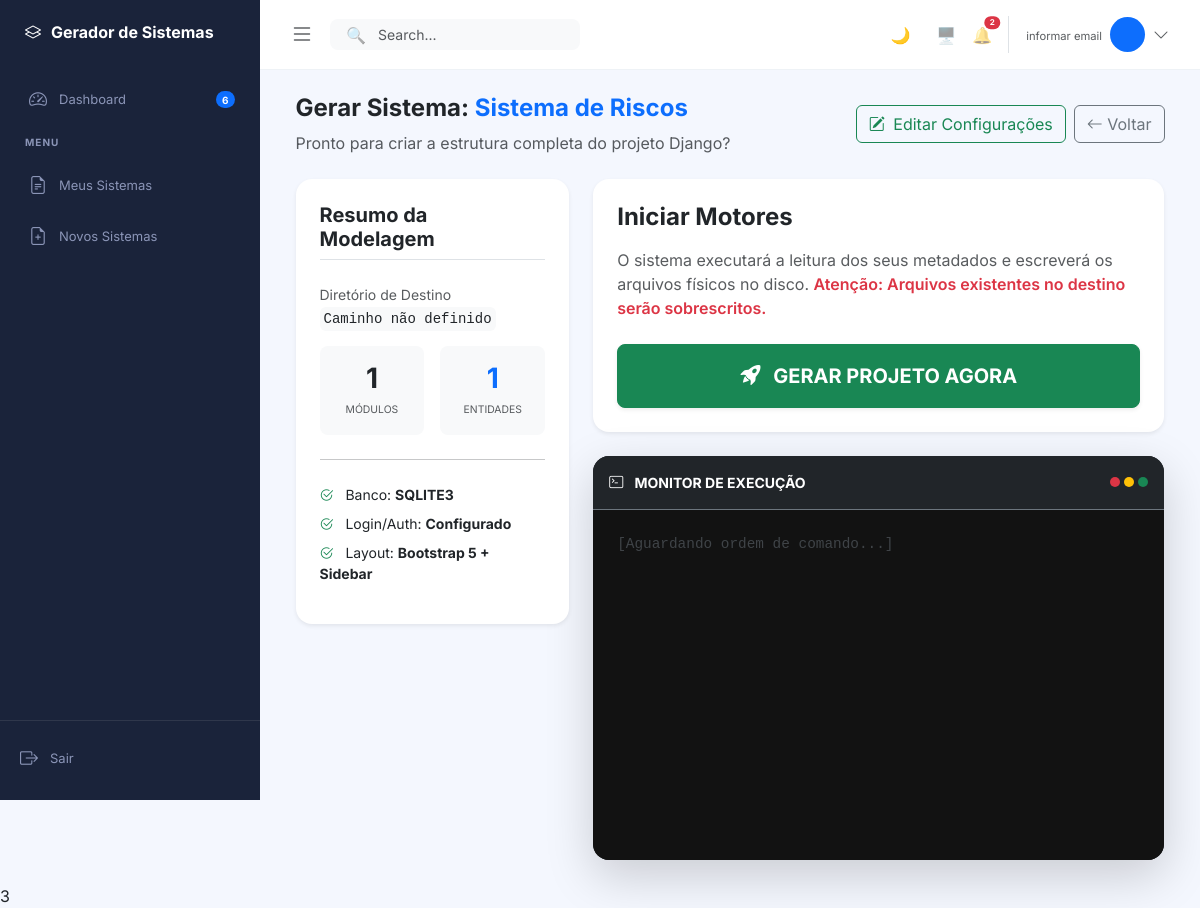
/gerar/2/, run on an earlier commit of the app's database.
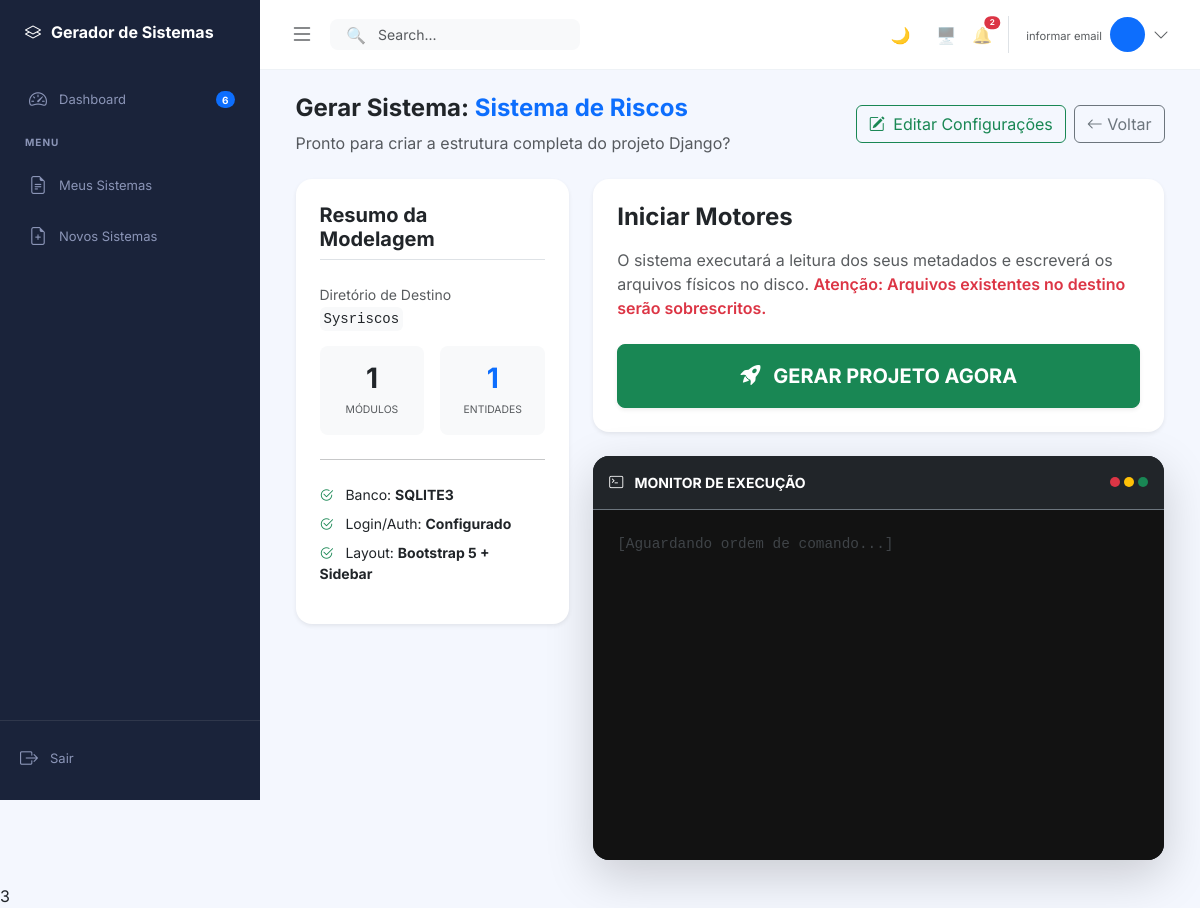
And on a later commit of the database.
### sistema/models.py (models this page shows, shortened)
class Sistema(models.Model):
    BD_CHOICES = [
        ('sqlite3', 'SQLite'),
        ('postgresql', 'PostgreSQL'), # Corrigido
        ('mysql', 'MySQL'),
        ('sqlserver', 'SQL Server'),
        ('oracle', 'Oracle'),
    ]
    MENU_CHOICES = [
        ('lateral', 'Menu Lateral (Sidebar)'),
        ('superior', 'Menu Superior (Navbar)'),
    ]
    usuario = models.ForeignKey(User, on_delete=models.CASCADE)
    nome = models.CharField(max_length=100, unique=True, verbose_name="Nome do Sistema")
    descricao = models.TextField(blank=True, verbose_name="Descrição")
    caminho_geracao = models.CharField(max_length=255, blank=True, verbose_name="Pasta onde gerar o projeto")
    banco_dados = models.CharField(max_length=50, choices=BD_CHOICES, default='sqlite3', verbose_name="Banco de dados")
    tipo_menu = models.CharField(max_length=20, choices=MENU_CHOICES, default='lateral', verbose_name="Estilo do Menu")
    usar_custom_user = models.BooleanField(default=True, verbose_name="Gerar Custom User Model?")
    gerar_api_rest = models.BooleanField(default=False, verbose_name="Configurar Django Rest Framework?")
    gerar_docker = models.BooleanField(default=False, verbose_name="Gerar Dockerfile e docker-compose?")
    usar_auditoria = models.BooleanField(default=False, verbose_name="Usar Auditoria?")
    slug = models.SlugField(max_length=100)
    arquivo_zip = models.FileField(upload_to='sistemas_zip/', null=True, blank=True)
    atualizado_em = models.DateTimeField(auto_now=True)
    class Meta:
        verbose_name = "Sistema"
        verbose_name_plural = "Sistemas"

### sistema/views.py (the view)
# urls.py: path('gerar/<int:pk>/', views.gerar_sistema_view, name='gerar_sistema'),
def gerar_sistema_view(request, pk):
    sistema = get_object_or_404(Sistema, pk=pk)
    total_entidades = Entidade.objects.filter(modulo__sistema=sistema).count()
    context = {
        'sistema': sistema,
        'total_entidades': total_entidades,
    }
    return render(request, 'sistema/gerar_sistema.html', context)

### sistema/templates/sistema/gerar_sistema.html (shortened to what this page needs)
{% extends 'base.html' %}
{% block content %}
<div class="container-fluid py-4" style="width:95%;">
  <div class="d-flex flex-column flex-md-row justify-content-between align-items-md-center mb-4 gap-3">
    <div>
      <h4 class="fw-bold">
        Gerar Sistema: <span class="text-primary">{{ sistema.nome }}</span>
      </h4>
      <p class="text-muted mb-0">
        Pronto para criar a estrutura completa do projeto Django?
      </p>
    </div>
    <div class="d-flex gap-2">
      <a href="{% url 'sistema:editar_sistema' sistema.pk %}" class="btn btn-outline-success">
        <i class="bi bi-pencil-square me-1"></i> Editar Configurações
      </a>
      <a href="{% url 'sistema:lista' %}" class="btn btn-outline-secondary">
        <i class="bi bi-arrow-left"></i> Voltar
      </a>
    </div>
  </div>
  <div class="row g-4">
    <div class="col-lg-4">
      <div class="card shadow-sm border-0 rounded-4 sticky-top" style="top:20px;">
        <div class="card-body p-4">
          <h5 class="card-title fw-bold mb-4 border-bottom pb-2">Resumo da Modelagem</h5>
          <div class="mb-3">
            <label class="small text-muted d-block">Diretório de Destino</label>
            <code class="text-break small text-dark bg-light p-1 rounded">
              {{ sistema.caminho_geracao|default:"Caminho não definido" }}
            </code>
          </div>
          <div class="row g-3">
            <div class="col-6">
              <div class="p-3 bg-light rounded-3 text-center">
                <h3 class="fw-bold mb-0">{{ sistema.modulos.count }}</h3>
                <small class="text-muted text-uppercase" style="font-size: 0.65rem;">Módulos</small>
              </div>
            </div>
            <div class="col-6">
              <div class="p-3 bg-light rounded-3 text-center">
                <h3 class="fw-bold mb-0 text-primary">{{ total_entidades|default:"0" }}</h3>
                <small class="text-muted text-uppercase" style="font-size: 0.65rem;">Entidades</small>
              </div>
            </div>
          </div>
          <hr class="my-4">
          <ul class="list-unstyled small">
            <li class="mb-2"><i class="bi bi-check2-circle text-success me-2"></i> Banco: <strong>{{ sistema.banco_dados|upper }}</strong></li>
            <li class="mb-2"><i class="bi bi-check2-circle text-success me-2"></i> Login/Auth: <strong>Configurado</strong></li>
            <li class="mb-2"><i class="bi bi-check2-circle text-success me-2"></i> Layout: <strong>Bootstrap 5 + Sidebar</strong></li>
          </ul>
        </div>
      </div>
    </div>
    <div class="col-lg-8">
      <div class="card shadow-sm border-0 rounded-4 mb-4">
        <div class="card-body p-4">
          <h4 class="fw-bold mb-3 text-dark">Iniciar Motores</h4>
          <p class="text-muted mb-4">
            O sistema executará a leitura dos seus metadados e escreverá os arquivos físicos no disco.
            <span class="text-danger fw-semibold">Atenção: Arquivos existentes no destino serão sobrescritos.</span>
          </p>
          <div class="d-grid gap-2">
            <button type="button"
                    id="btn-gerar"
                    onclick="iniciarGeracao({{ sistema.pk }})"
                    class="btn btn-success btn-lg shadow-sm py-3 fw-bold">
              <i class="bi bi-rocket-takeoff-fill me-2"></i>
              <span>GERAR PROJETO AGORA</span>
            </button>
          </div>
        </div>
      </div>
      <div class="card bg-dark border-0 rounded-4 shadow-lg overflow-hidden">
        <div class="card-header bg-dark border-secondary py-3 d-flex justify-content-between align-items-center">
          <span class="text-white small fw-bold"><i class="bi bi-terminal me-2"></i> MONITOR DE EXECUÇÃO</span>
          <div class="d-flex gap-1">
            <div class="bg-danger rounded-circle" style="width: 10px; height: 10px;"></div>
            <div class="bg-warning rounded-circle" style="width: 10px; height: 10px;"></div>
            <div class="bg-success rounded-circle" style="width: 10px; height: 10px;"></div>
          </div>
        </div>
        <div class="card-body p-0">
          <div id="log-monitor"
               style="height:350px; overflow-y:auto; font-family: 'Courier New', Courier, monospace; font-size:0.9rem; background-color: #121212;"
               class="p-4 text-success">
            <div class="text-secondary opacity-50">[Aguardando ordem de comando...]</div>
          </div>
        </div>
      </div>
    </div>
  </div>
</div>
{% endblock %}

### templates/base.html (shortened to what this page needs)
{% load static %}
<!DOCTYPE html>
<html lang="pt-br">
<head>
    <link href="https://cdn.jsdelivr.net/npm/bootstrap@5.3.0/dist/css/bootstrap.min.css" rel="stylesheet">
    <link rel="stylesheet" href="https://cdn.jsdelivr.net/npm/bootstrap-icons@1.11.1/font/bootstrap-icons.css">
</head>
<body>
    <aside class="sidebar">
        <div class="sidebar-brand">
            <i class="bi bi-layers"></i> Gerador de Sistemas
        </div>
        <nav class="nav flex-column" style="flex: 1;">
            <a href="#" class="nav-link ">
                <i class="bi bi-speedometer2"></i> Dashboard
                <span class="badge bg-primary rounded-pill ms-auto" style="font-size: 10px;">6</span>
            </a>
            <div class="nav-section-title">Menu</div>
            <a class="nav-link {% if request.resolver_match.url_name == 'lista' %}active{% endif %}" href="{% url 'sistema:lista' %}"> <i class="bi bi-file-earmark-text"></i>  Meus Sistemas</a>
            <a class="nav-link {% if request.resolver_match.url_name == 'criar' %}active{% endif %}" href="{% url 'sistema:criar' %}"> <i class="bi bi-file-earmark-plus"></i> Novos Sistemas</a>
        </nav>
        <div class="mt-auto pt-3 border-top border-secondary border-opacity-25">
            <form method="post" action="{% url 'logout' %}">
                <button class="btn w-100 text-start px-3 py-2 nav-link">
                    <i class="bi bi-box-arrow-right"></i> Sair
                </button>
            </form>
        </div>
    </aside>
    <main class="main-content">
        <header class="topbar">
            <div class="d-flex align-items-center gap-3">
                <i class="bi bi-list fs-4 text-muted cursor-pointer"></i>
                <div class="position-relative d-none d-md-block">
                    <input type="text" class="form-control form-control-sm bg-light border-0 ps-5 rounded-3" placeholder="Search..." style="width: 250px;">
                    <span class="position-absolute top-50 start-0 translate-middle-y ms-3 opacity-50">🔍</span>
                </div>
            </div>
           <div class="d-flex align-items-center gap-3">
            <button id="theme-toggle" class="btn btn-outline-secondary border-0 rounded-circle p-2 d-flex align-items-center justify-content-center" style="width: 40px; height: 40px;">
            </button>
            <span class="opacity-50">🖥️</span>
            <div class="position-relative">
                <span class="opacity-50">🔔</span>
                <span class="position-absolute top-0 start-100 translate-middle badge rounded-pill bg-danger" style="font-size: 0.5rem;">2</span>
            </div>
            <div class="d-flex align-items-center gap-2 border-start ps-3">
                <div class="dropdown">
                    <button class="btn btn-link text-decoration-none p-0 d-flex align-items-center gap-2" data-bs-toggle="dropdown" aria-expanded="false">
                        <div class="text-end lh-1 d-none d-sm-block">
                            <small class="text-muted" style="font-size: 0.7rem;">{{user.email|default:"informar email"}}</small>
                        </div>
                        <div class="bg-primary text-white rounded-circle d-flex align-items-center justify-content-center" style="width: 35px; height: 35px;">{{user.first_name|slice:":1"|upper}}{{user.last_name|slice:":1"|upper}}</div>
                        <i class="bi bi-chevron-down text-muted"></i>
                    </button>
                </div>
            </div>
        </div>
        </header>
            {% block content %}{% endblock %}
    </main>
    <script src="https://cdn.jsdelivr.net/npm/bootstrap@5.3.0/dist/js/bootstrap.bundle.min.js"></script>3
</body>
</html>

### templates/base.html (style rules this page uses)
:root { --sidebar-bg: #1a233a; --sidebar-active: #2a3552; --accent-blue: #4c6ef5; --body-bg: #f4f7fe; --text-muted: #8b95b7; }
body { background-color: var(--body-bg); font-family: 'Inter', sans-serif; }
.sidebar { width: 260px; height: 100vh; background: var(--sidebar-bg); color: white; position: fixed; left: 0; top: 0; padding: 20px 0; z-index: 1000; display: flex; flex-direction: column; }
.sidebar-brand { padding: 0 25px 30px; display: flex; align-items: center; gap: 10px; font-weight: 700; font-size: 1rem; }
.nav-section-title { padding: 10px 25px; font-size: 10px; text-transform: uppercase; color: var(--text-muted); letter-spacing: 1px; font-weight: bold; }
.nav-link { color: var(--text-muted); padding: 12px 25px; display: flex; align-items: center; gap: 12px; font-size: 13px; transition: all 0.2s; border-left: 4px solid transparent; }
.nav-link i { font-size: 18px; }
.main-content { margin-left: 260px; }
.topbar { height: 70px; background: #fff; display: flex; align-items: center; justify-content: space-between; padding: 0 30px; border-bottom: 1px solid #eef2f6; }

What changed in the data, as far as the page shows it:
changed Sistema "Sistema de Riscos": caminho_geracao "Caminho não definido" → "Sysriscos"
